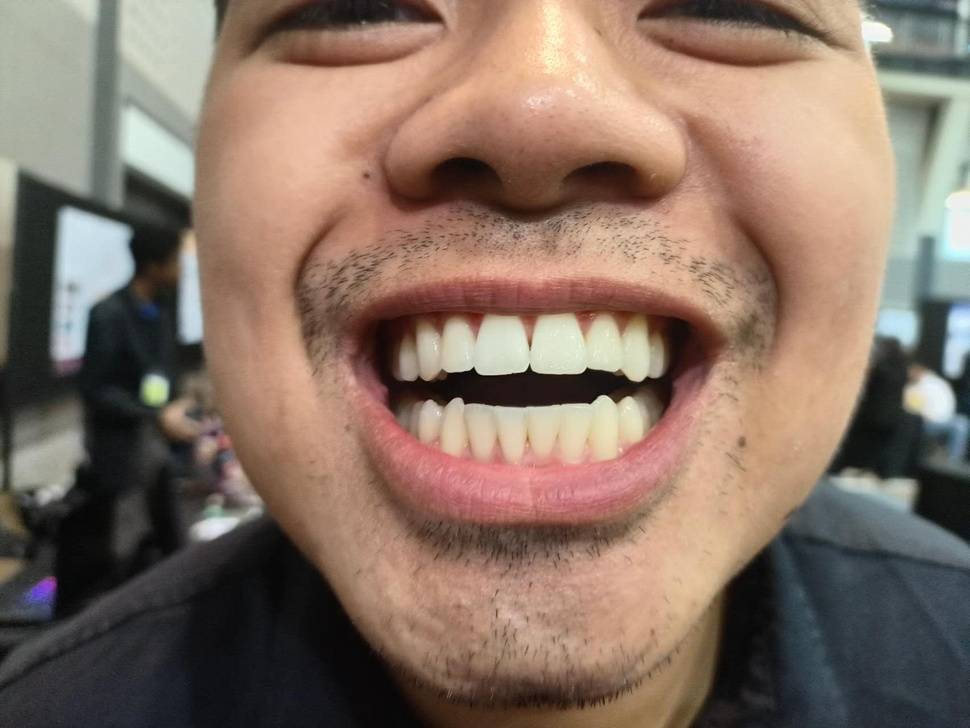
#> input picture Capstone/backend/ml/test.jpg, 970 x 728 px, shrunk from 1706 x 1280 before the run
$ python -i image_quality_rules.py   (imports and definitions only)   (older library calls are emulated)
#> lines starting #> are read from the running program, lines starting #| are printed output that depends on the picture
import cv2
import numpy as np


def load_image_cv(image_path: str):
#> called with image_path = 'test.jpg'
    image = cv2.imread(image_path)
#> image is the input picture: shape (728, 970, 3); mean B, G, R 100.3, 113.5, 134
    if image is None:
        raise ValueError(f"Could not read image: {image_path}")
    return image


def check_resolution(image, min_width=150, min_height=150):
#> called with min_width = 150, min_height = 150
    h, w = image.shape[:2]
#> h = 728; w = 970
    passed = (w >= min_width and h >= min_height)
#> passed = True
    return {
        "passed": passed,
        "width": w,
        "height": h,
        "message": None if passed else f"Image resolution too low ({w}x{h})."
    }


def check_brightness(image, dark_thresh=50, bright_thresh=220):
#> called with dark_thresh = 50, bright_thresh = 220
    gray = cv2.cvtColor(image, cv2.COLOR_BGR2GRAY)
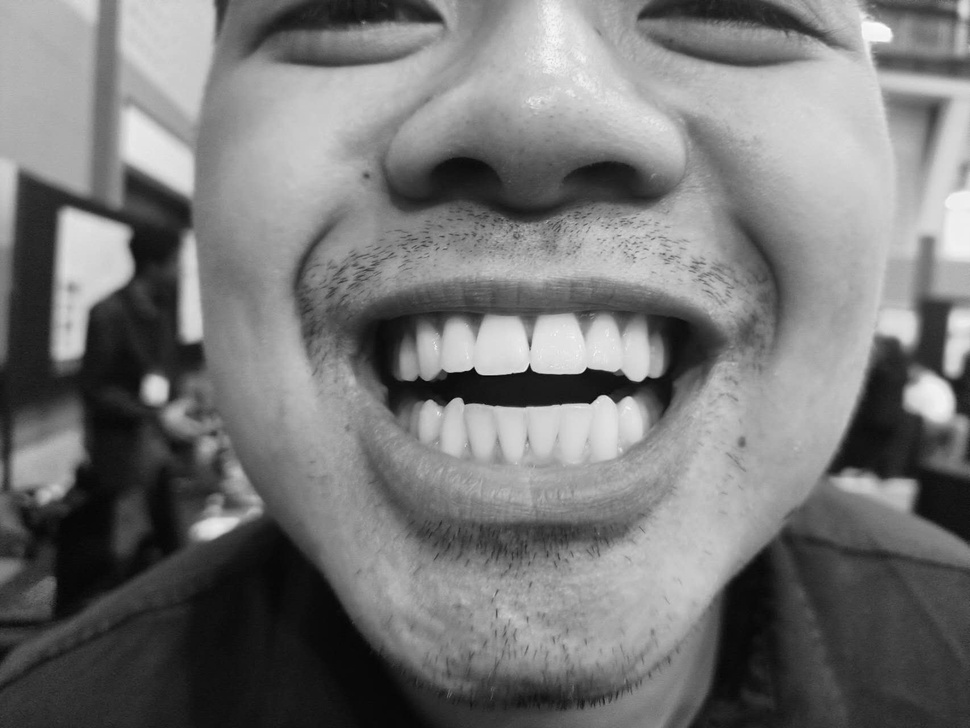
#> gray: shape (728, 970); min 3, max 253, mean 118.1
    mean_val = float(np.mean(gray))
#> mean_val = 118.1

    too_dark = mean_val < dark_thresh
#> too_dark = False
    too_bright = mean_val > bright_thresh
#> too_bright = False

    return {
        "passed": not (too_dark or too_bright),
        "mean_brightness": mean_val,
        "too_dark": too_dark,
        "too_bright": too_bright,
        "message": (
            "Image is too dark." if too_dark
            else "Image is too bright or overexposed." if too_bright
            else None
        )
    }


def check_blur(image, blur_thresh=15.0):
#> called with blur_thresh = 15
    gray = cv2.cvtColor(image, cv2.COLOR_BGR2GRAY)
    blur_score = float(cv2.Laplacian(gray, cv2.CV_64F).var())
#> blur_score = 73.75
    blurry = blur_score < blur_thresh
#> blurry = False

    return {
        "passed": not blurry,
        "blur_score": blur_score,
        "message": None if not blurry else "Image is blurry."
    }


def check_contrast(image, contrast_thresh=25.0):
#> called with contrast_thresh = 25
    gray = cv2.cvtColor(image, cv2.COLOR_BGR2GRAY)
    contrast_score = float(gray.std())
#> contrast_score = 63.8
    low_contrast = contrast_score < contrast_thresh
#> low_contrast = False

    return {
        "passed": not low_contrast,
        "contrast_score": contrast_score,
        "message": None if not low_contrast else "Image contrast is too low."
    }


def assess_image_quality_rules(image_path: str):
    image = load_image_cv(image_path)

    checks = {
        "resolution": check_resolution(image),
        "brightness": check_brightness(image),
        "blur": check_blur(image),
        "contrast": check_contrast(image),
    }

    failures = []
    warnings = []

    for check_name, result in checks.items():
        if not result["passed"]:
            if check_name in ["resolution", "blur"]:
                failures.append(result["message"])
            else:
                warnings.append(result["message"])
#> this loop made 4 passes
#> check_name on passes 1 to 4: 'resolution', 'brightness', 'blur', 'contrast'
#> after the loop, failures = []; warnings = []

    if failures:
        status = "fail"
    elif warnings:
        status = "warning"
    else:
        status = "pass"

    return {
        "status": status,
        "checks": checks,
        "failures": failures,
        "warnings": warnings
    }

>>> result = assess_image_quality_rules('test.jpg')
#> result = 4 items
